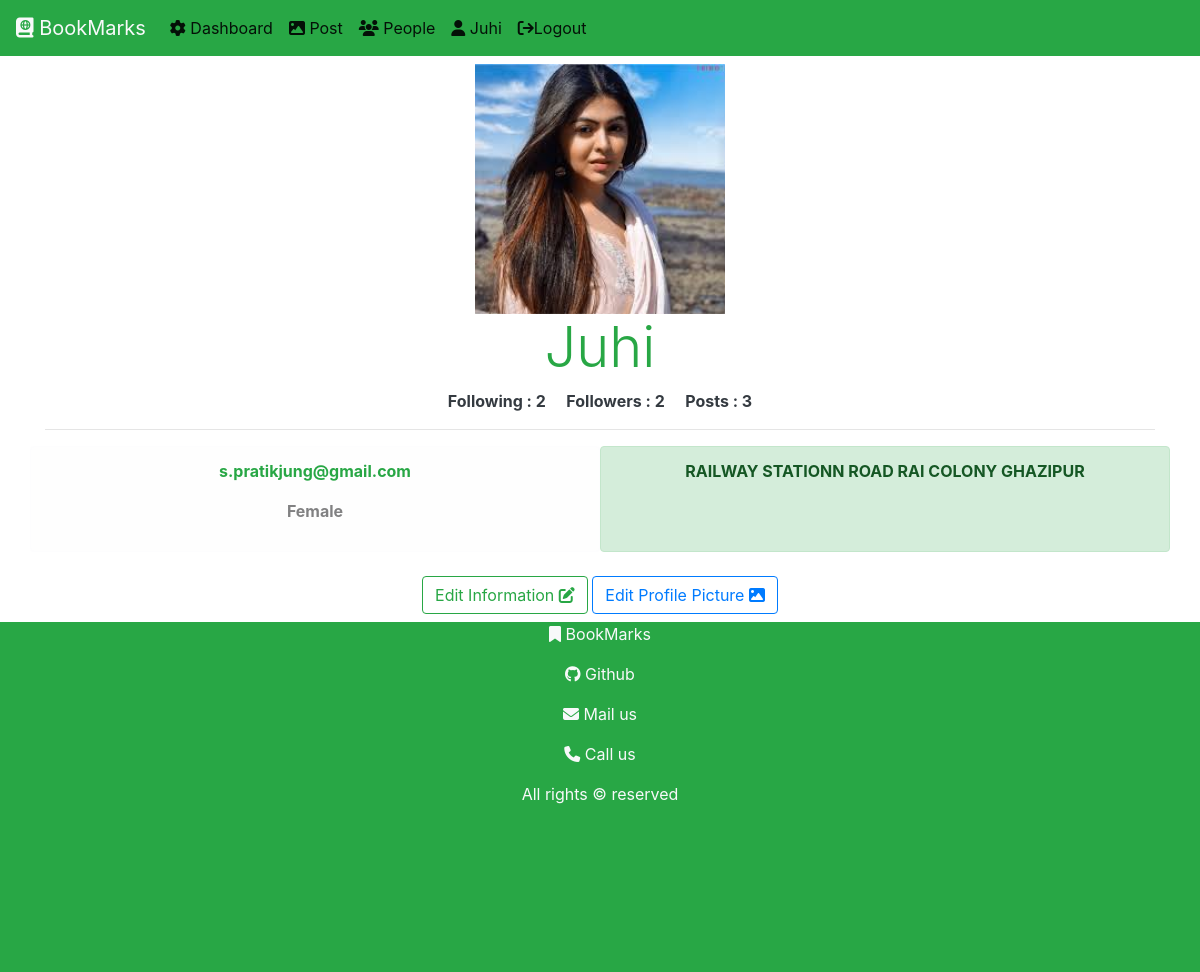
Screenshot of /user/dashboard/ (signed in) with the database file from the repository.
### users/models.py (models this page shows)
class users(models.Model):
    GENDER_CHOICES	=	(('male',	'Male'),('female',	'Female'),('transgender',	'Transgender'),)
    name = models.CharField(max_length=250)
    email = models.EmailField(max_length=100,unique=True)
    password = models.CharField(max_length=250)
    address = models.TextField()
    account = models.DateTimeField(default=datetime.datetime.now(), blank=True,null=True)
    gender = models.CharField(max_length=20,choices=GENDER_CHOICES,default='male')
    userimg = models.ImageField(upload_to='userimg/' ,null=True)

### users/views.py (the view)
# urls.py: path('dashboard/',views.dashboard.as_view(),name='profile'),
class dashboard(View):
    @method_decorator(checkingUserAuthentication)
    def get(self, request):
        if (request.isauth):
            username = request.name
            user = users.objects.filter(email = request.email)
            mypost = posts.objects.filter(user=users.objects.get(email=request.email))
            follow = activity.objects.filter(whofollow= users.objects.get(email=request.email))
            followers= activity.objects.filter(whomtofollow= users.objects.get(email=request.email))
            return render(request,'users/dashboard.html',{'username':username,'user':user,'total' : len(mypost),'follow' : len(follow),'followers':len(followers)})
        else:
            return HttpResponseRedirect('/user/login/')

### users/templates/users/dashboard.html (shortened to what this page needs)
{% extends 'core/base.html' %}
{% load static %}
{% block content %}
{% include 'core/nav.html' with p=username %}
{% if user %}
{% for i in user  %}
<div class="container mt-2 text-center">
{% if i.userimg == 'False' %}
<img src="{% static 'users/img/bk.svg' %}" alt="" style="width: 250px; height: 250px; ">
{% else %}
<img src="{{ i.userimg.url }}" alt="" class="img-fluid text-center" style="width: 250px; height: 250px; ">
{% endif %}
</div>
<div class="container text-center">
    <h3 class="text-success text-center display-4">{{i.name | capfirst}}</h3>
    <p><b  class='mx-2'>  <a href="{% url 'followlist' %}" class="text-dark"> Following : {{follow}}</a></b> <b class='mx-2'> <a href="{% url 'followerlist' %}" class="text-dark"> Followers : {{followers}}</a></b> <b class='mx-2'> <a href="{% url 'post' %}" class="text-dark">Posts : {{total}}</a> </b> </p>
<hr class="text-success">
<div class="row">
    <div class="col-sm-6 alert alert-light">
    <p><b><a href="mailto:{{i.email}}" class='text-success'>{{i.email}}</a></b></p>
    <p><b>{{i.gender | capfirst}}</b></p>
    </div>
    <div class="col-sm-6 alert alert-success">
        <p>
            <b>
                {{i.address}}
            </b>
        </p>
    </div>
</div>
<div class="text-center container mt-2">
    <a href="{% url 'editinfo' id=i.id %}" class="btn btn-outline-success">Edit Information <i class="fas fa-edit"></i></a>
    <a href="{% url 'editimage' id=i.id %}" class="btn btn-outline-primary">Edit Profile Picture <i class="fas fa-image"></i></a>
</div>
</div>
{% endfor %}
{% else %}
<h1 class="text-success text-center">Something Wrong happened !!!!</h1>
{% endif %}
{% include 'core/footer.html' %}
{% endblock content %}

### core/templates/core/nav.html (shortened to what this page needs)
<nav class="navbar navbar-expand-lg navbar-light bg-success" >
    <a class="navbar-brand" href="/"><i class="fa-solid fa-book-atlas text-light"></i> <span class="text-light">BookMarks</span> </a>
    <div class="collapse navbar-collapse" id="navbarNavAltMarkup">
      <div class="navbar-nav">
        <a class="nav-item nav-link active" href="{% url 'profile' %}"> <i class="fas fa-cog"></i> Dashboard</a>
        <a class="nav-item nav-link active" href="{% url 'post' %}"> <i class="fas fa-image"></i> Post</a>
        <a class="nav-item nav-link active" href="{% url 'people' %}"><i class="fas fa-users"></i> People</a>
        {% if username %}
        <a class="nav-item nav-link active " href="/"><i class="fas fa-user"></i> {{username | capfirst}}</a>
        <a class="nav-item nav-link active" href="{% url 'logout' %}"><i class="fa fa-sign-out"></i>Logout</a>
{% else %}
        <a class="nav-item nav-link active " href="/"><i class="fas fa-user"></i> User</a>
        <a class="nav-item nav-link active" href="{% url 'login' %}"><i class="fa fa-sign-in"></i>Login</a>
{% endif %}
      </div>
    </div>
  </nav>

### rows the page displays
users: name "Juhi", userimg (picture), follow "2", followers "2", total "3", email "s.pratikjung@gmail.com", gender "Female", address "RAILWAY STATIONN ROAD RAI COLONY GHAZIPUR"
